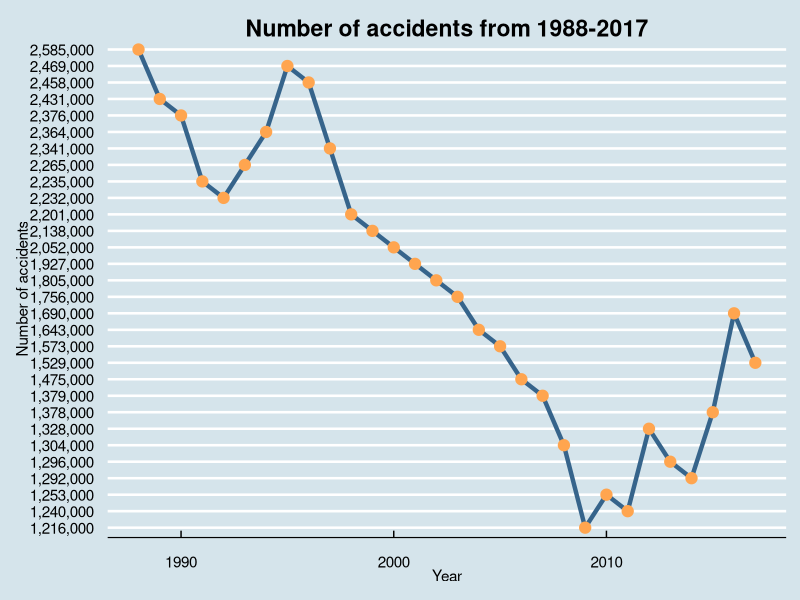

Write R code to recreate this figure.
library(dplyr)
library(ggplot2)
library(tidyr)
library(ggthemes)
# Website csv was collected from
#https://cdan.nhtsa.gov/tsftables/tsfar.htm 

#All csv files read in
bad_driving <- read.csv("data/bad-drivers.csv", stringsAsFactors = FALSE)
state_accidents <- read.csv("data/accidents-per-state-2017.csv", stringsAsFactors = FALSE)
alcohol_levels <- read.csv("data/BAC-levels-of-drivers-in-accidents.csv", stringsAsFactors = FALSE)
month <- read.csv("data/crashes-by-month-2017.csv", stringsAsFactors = FALSE)
severity <- read.csv("data/Crashes-by-severity.csv", stringsAsFactors = FALSE)
time_of_day <- read.csv("data/crashes-time-of-day-2017.csv", stringsAsFactors = FALSE)
driver_demographic <- read.csv("data/driver-demographic-2017.csv", stringsAsFactors = FALSE)
victim_types <- read.csv("data/injurys-and-victim-type.csv", stringsAsFactors = FALSE)
state_data <- map_data('state')

#VISUALIZATIONS

# #Heatmap of states reactive:total(default), victim type
# # state_accidents <- state_accidents %>%
# #   filter(State != "National") %>%
# #   mutate(State = tolower(State)) %>% mutate(Total= as.numeric(Total)) # converting to numeric causes coercion creating NA for some states
# # state_accidents <- full_join(state_accidents, state_data, by = c("State" = "region"))
# # plot <- ggplot(state_accidents, aes(long, lat)) +
# #   geom_polygon(aes(group = group, fill = Total)) + #fill changed with input
# #   scale_fill_gradient(low = "green", high = "black") +
# #   labs(title = 'Number of accidents in 2017',
# #        x = 'Longitude',
# #        y = 'Latitude',
# #        fill = "Total accidents" # changed with input
# #   ) +
# #   theme(plot.title = element_text(hjust = 0.5))
# # print(plot)
# # 
# # #   # reaactive click on state for...
# # #   # Pie chart of driver type
# # #   bad_driving
# # #   # Bar graph for premiums/losses
# # #   bad_driving
# # #
#  #Bargraph of alcohol levels reactive: year
# alcohol_levels <- alcohol_levels %>% select(-c(BAC_over_0.01, Total))
# alcohol_levels <- gather(alcohol_levels, level, amount, 2:4)
# alcohol_levels <- alcohol_levels %>% mutate(level = gsub("X","",level)) %>% mutate(level = gsub("(.)_(.)", "\\1 - \\2",level)) %>%
#   filter(year == "2012") # filter changes with input
# alcohol_bargraph <-ggplot(data= alcohol_levels, aes(x= level, y=amount)) +
#    geom_bar(stat="identity", fill="tan1") +
#   theme_economist()+
#   labs(title = "Alcohol content of drivers involved in accidents in 1990", y = "Number of accidents", x = "Alcohol level",
#        caption = "BAC = Blood Alcohol Content\n Legally impaired with BAC of 0.08 + in the United States") # date changes with input
# print(alcohol_bargraph)
# 
# #  #bargraph of accident by month reactive: accident type
# month_order <- factor(month$Month, level = c('Jan', 'Feb', 'March', 'April', 'May', 'June', 'July', 'Aug', 'Sept',
#                                              'Oct', 'Nov', 'Dec'))
# month_bargraph <-ggplot(data= month, aes(x= month_order, y=Fatal)) + # y changes with input
#   geom_bar(stat="identity", fill="tan1") +
# theme_economist()+
#   labs(title = "Accidents (Fatal) by Month in 2017", x = "Month", y = "Number of accidents") + # accident type changes
#   theme(plot.title = element_text(hjust = 0.5))
# print(month_bargraph)
# # 
# #  #Line graph of accidents over years reactive: by severity
# severity_line <- ggplot(data= severity, aes(x=year, y=fatal, group=1)) +
#   geom_line(color="steelblue4", size = 1.5)+
#   geom_point(color = "tan1", size = 3.5) +
#   theme_economist()+
#   labs(title = "Number of Fatal accidents from 1988-2017", x = "Year", y = "Number of accidents") + # accident type changes
#   theme(plot.title = element_text(hjust = 0.5))
# print(severity_line)
# # 
# #  #line graph time of day reactive: day of week
# day <- paste("Tuesday")
# time_of_day <- time_of_day[-(9:27),]
# TOD_order <- factor(time_of_day$TOD, level = c('12-3AM','3-6AM','6-9AM','9AM-12PM','12-3PM','3-6PM',"6-9PM", '9PM-12AM'))
# TOD_line <- ggplot(data= time_of_day, aes(x= TOD_order, y= day, group=1)) +
#   geom_line(color="steelblue4", size = 1.5)+
#   theme_economist()+
#   geom_point(color = "tan1", size = 3.5) +
#   labs(title = "Average Number of Accidents on Saturdays in 2017", x = "Time of Day", y = "Number of accidents") + # accident type changes
#   theme(plot.title = element_text(hjust = 0.5))
# print(TOD_line)
# 
#  #bar graph of driver demographic reactive: age
# driver_demographic <- driver_demographic %>% filter(Age == "<16") # change in age
# driver_demographic <- gather(driver_demographic, sex, amount, 2:3)
# age_bargraph <-ggplot(data= driver_demographic, aes(x= sex, y= amount)) + # y changes with input
#   geom_bar(stat="identity", fill="tan1") +
#   theme_economist()+
#   labs(title = "Male vs Females age <16", x = "Sex", y = "Number of accidents") + # accident type changes
#   theme(plot.title = element_text(hjust = 0.5))
# print(age_bargraph)

victim_line <- ggplot(data= victim_types, aes(x= victim_types$year, y= victim_types$Passenger.Cars, group=1)) +
  geom_line(color="steelblue4", size = 1.5)+
  geom_point(color = "tan1", size = 3.5) +
  theme_economist()+
  labs(title = paste("Number of accidents from 1988-2017"), x = "Year", y = "Number of accidents") + # accident type changes
  theme(plot.title = element_text(hjust = 0.5))
print(victim_line)
